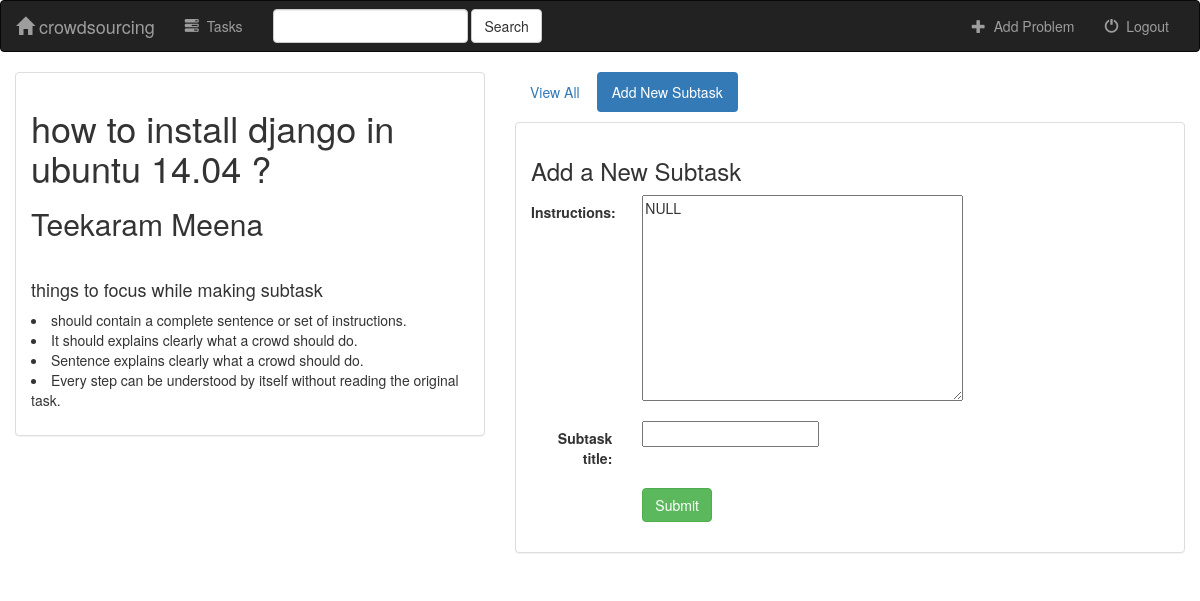
The page /crowdsrc/2/create_subtask/ on the database its author committed.
### crowdsrc/models.py (models this page shows, shortened)
class Task(models.Model):
    user = models.ForeignKey(User, default=1)
    requester = models.CharField(max_length=100)
    task_title = models.CharField(max_length=500)
    description = models.CharField(max_length=500)
    instructions = models.CharField(max_length=500)
    def __str__(self):
        return self.task_title + '-' + self.requester

### crowdsrc/views.py (the view, shortened to what this page needs)
# urls.py: url(r'^(?P<task_id>[0-9]+)/create_subtask/$', views.create_subtask, name='create_subtask'),
def create_subtask(request, task_id):
    form = SubtaskForm(request.POST or None, request.FILES or None)
    task = get_object_or_404(Task, pk=task_id)
    context = {
        'task': task,
        'form': form,
    }
    return render(request, 'crowdsrc/create_subtask.html', context)

### crowdsrc/forms.py
class SubtaskForm(forms.ModelForm):
    class Meta:
        model = Subtask
        fields = ['instructions','subtask_title']

### crowdsrc/templates/crowdsrc/create_subtask.html (shortened to what this page needs)
{% extends 'crowdsrc/base.html' %}
{% block body %}
<div class="container-fluid">
    <div class="row">
        <div class="col-sm-4 col-md-5">
            <div class="panel panel-default">
                <div class="panel-body">
                    <h1>{{ task.task_title }}</h1>
                    <h2>{{ task.requester }}</h2>
                    <br>
                    <h4>things to focus while making subtask </h4>
                    <p><li>should contain a complete sentence or set of instructions.</li>
                    <li>It should explains clearly what a crowd should do.</li>
                    <li>Sentence explains clearly what a crowd should do.</li>
                    <li>Every step can be understood by itself without reading the original task.</li></p>
                </div>
            </div>
        </div>
        <div class="col-sm-8 col-md-7">
            <ul class="nav nav-pills" style="margin-bottom: 10px;">
                <li role="presentation"><a href="{% url 'crowdsrc:detail' task.id %}">View All</a></li>
                <li role="presentation" class="active"><a href="{% url 'crowdsrc:create_subtask' task.id %}">Add New Subtask</a></li>
            </ul>
            <div class="panel panel-default">
                <div class="panel-body">
                    <h3>Add a New Subtask</h3>
                    <form class="form-horizontal" role="form" action="" method="post" enctype="multipart/form-data">
                        {% include 'crowdsrc/form-template.html' %}
                        <div class="form-group">
                            <div class="col-sm-offset-2 col-sm-10">
                                <button type="submit" class="btn btn-success">Submit</button>
                            </div>
                        </div>
                    </form>
                </div>
            </div>
        </div>
    </div>
</div>
{% endblock %}

### crowdsrc/static/crowdsrc/style.css (style rules this page uses)
body { background: white url("images/background.png"); }

### rows shown on the page
Task: task_title "how to install django in ubuntu 14.04 ?", requester "Teekaram Meena"

### other values the page prints
{{ field.label_tag }} "Instructions:" "Subtask title:"
